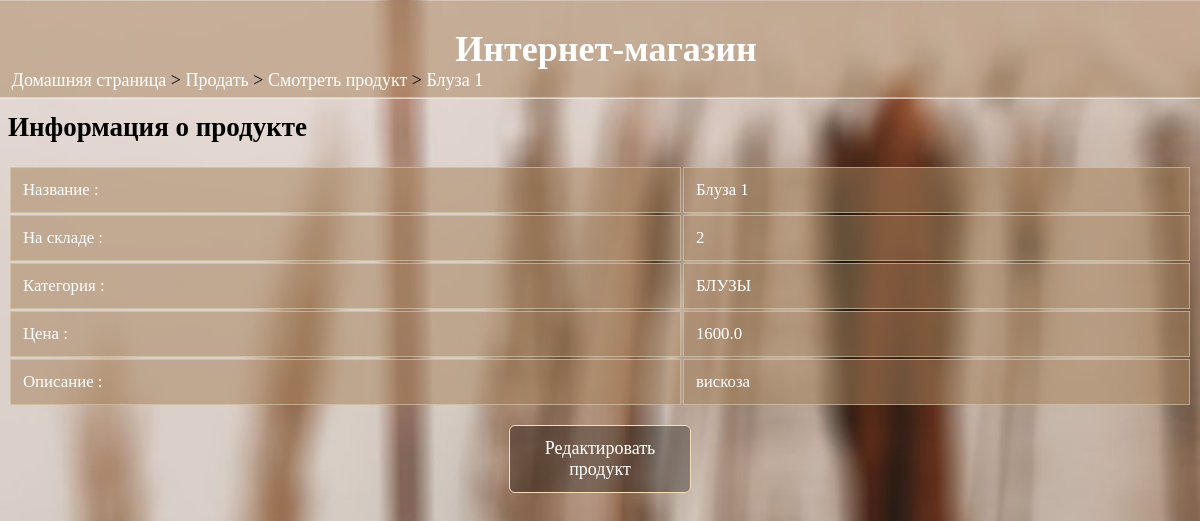
Screenshot of /viewproduct/5/ (signed in) with the database file from the repository.
### data/product.py (models this page shows)
class Product(SqlAlchemyBase, UserMixin):
    __tablename__ = 'product'
    prodID = sqlalchemy.Column(sqlalchemy.Integer, primary_key=True, autoincrement=True)
    name = sqlalchemy.Column(sqlalchemy.String)
    quantity = sqlalchemy.Column(sqlalchemy.Integer)
    category = sqlalchemy.Column(sqlalchemy.String)
    cost_price = sqlalchemy.Column(sqlalchemy.Float)
    sell_price = sqlalchemy.Column(sqlalchemy.Float)
    description = sqlalchemy.Column(sqlalchemy.String)
    sellID = sqlalchemy.Column(sqlalchemy.Integer, sqlalchemy.ForeignKey("sellers.sellID"))

### shop.py (the view)
@app.route("/viewproduct/<id>/")
def view_product(id):
    if 'userid' not in session:
        return redirect(url_for('home'))
    type = session["type"]
    ispresent, tup = product_info(id)
    if not ispresent:
        abort(404)
    (name, quantity, category, cost_price, sell_price, sellID, desp, sell_name) = tup
    if type == "Seller" and sellID != session['userid']:
        abort(403)
    return render_template('view_product.html', type=type, name=name, quantity=quantity, category=category,
                           cost_price=cost_price, sell_price=sell_price, sell_id=sellID, sell_name=sell_name,
                           desp=desp, prod_id=id)

### data/db_session.py (called while the page is built)
def create_session() -> Session:
    global __factory
    return __factory()

### shop.py (called while the page is built)
def product_info(id):
    db_sess = db_session.create_session()
    a = db_sess.query(Product).filter(Product.prodID == id)[0]
    b = db_sess.query(Seller).filter(Seller.sellID == Product.sellID)[0]
    a = (a.name, a.quantity, a.category, a.cost_price, a.sell_price, a.sellID, a.description, b.name)
    res = [i for i in a]
    if len(res) == 0:
        return False, res
    return True, res

### templates/view_product.html (shortened to what this page needs)
<html>
<head>
  <link rel="stylesheet" href="{{url_for('static', filename='main.css')}}">
</head>
    <body>
      <div class="sticky">
        <h1>Интернет-магазин</h1>
      </div>
      <div class="nav">
        <p><a href="/">Домашняя страница</a> >
        {% if type=="Seller" %}<a href="/sell/">Продать</a> >
        {% else %}<a href="/buy/">Купить</a> > {% endif %}
        <a href="/viewproduct">Смотреть продукт</a> > <a href="">{{name}}</a></p>
      </div>
        <h2>Информация о продукте</h2>
        <table>
            <tr>
                <td>Название :</td><td>{{name}}</td>
            </tr>
            <tr>
                <td>На складе :</td><td>{{quantity}}</td>
            </tr>
            <tr>
                <td>Категория :</td><td>{{category}}</td>
            </tr>
            <tr>
                <td>Цена :</td>
                {% if type=="Seller" %}<td>{{cost_price}}</td>
                {% else %}<td>{{sell_price}}</td>{% endif %}
            </tr>
            <tr>
              <td>Описание :</td><td><pre>{{desp}}</pre></td>
            </tr>
        </table>
        <div class="centerthis">
        {% if type=="Seller" %}
        <p class="press"><a href="/viewproduct/{{prod_id}}/edit">Редактировать продукт</a></p>
        {% else %}
        <p class="press"><a href="/buy/{{prod_id}}">Купить продукт</a></p>
        <p class="press"><a href="/buy/cart/{{prod_id}}">Добавить в корзину</a></p>
        {% endif %}
        </div>
    </body>
</html>

### static/main.css (style rules this page uses)
div.sticky { position: -webkit-sticky; position: sticky; top: 0.2px; margin: -0.7vw; background-color: rgba(167, 130, 93, 0.5); color: white; padding: 0.3vw; font-size: 1.5vw; text-align: center; border-bottom: 1px solid white; font-family: 'Times New Roman'; }
div.sticky h1 { padding-left:1vw; }
body { font-family:'Times New Roman'; font-size: 1.5vw; background-image: url('background2.jpg'); background-size: cover; background-repeat: no-repeat; background-attachment: fixed; color: black; max-width: 100%; overflow-x: hidden; }
div.nav { position: fixed; display: block; top: 5vw; margin:-0.7vw; padding-left:1vw; border:none; overflow: hidden; }
div.nav a { text-decoration: none; color: white; }
.press { padding:0vw; font-size: 1.5vw; justify-content: center; margin-left: auto; margin-right: auto; margin-top: 1.5vw; margin-bottom: 1.5vw; }
.press a { background-color: rgba(0, 0, 0, 0.308); border-radius: 0.5vw; padding: 1vw; width: 13vw; display: block; margin: auto; text-decoration: none; color: white; border: 1px solid wheat; text-align: center; }
.centerthis { width: 80%; margin: auto; align-items: center; text-align: center; }
table { width: 100%; font-size: 1.4vw; }
td { border: 1px solid rgba(224, 207, 177, 0.589); padding:1vw; text-align: left; background-color: rgba(167, 130, 93, 0.521); color: white; word-wrap: break-word; }
pre { font-size: 1.4vw; font-family: inherit; }
a { text-decoration: none; color: white; }

### rows the page displays
Product: name "Блуза 1", category "БЛУЗЫ", cost_price "1600.0", description "вискоза"

### other values shown
{{ quantity }} "2"
